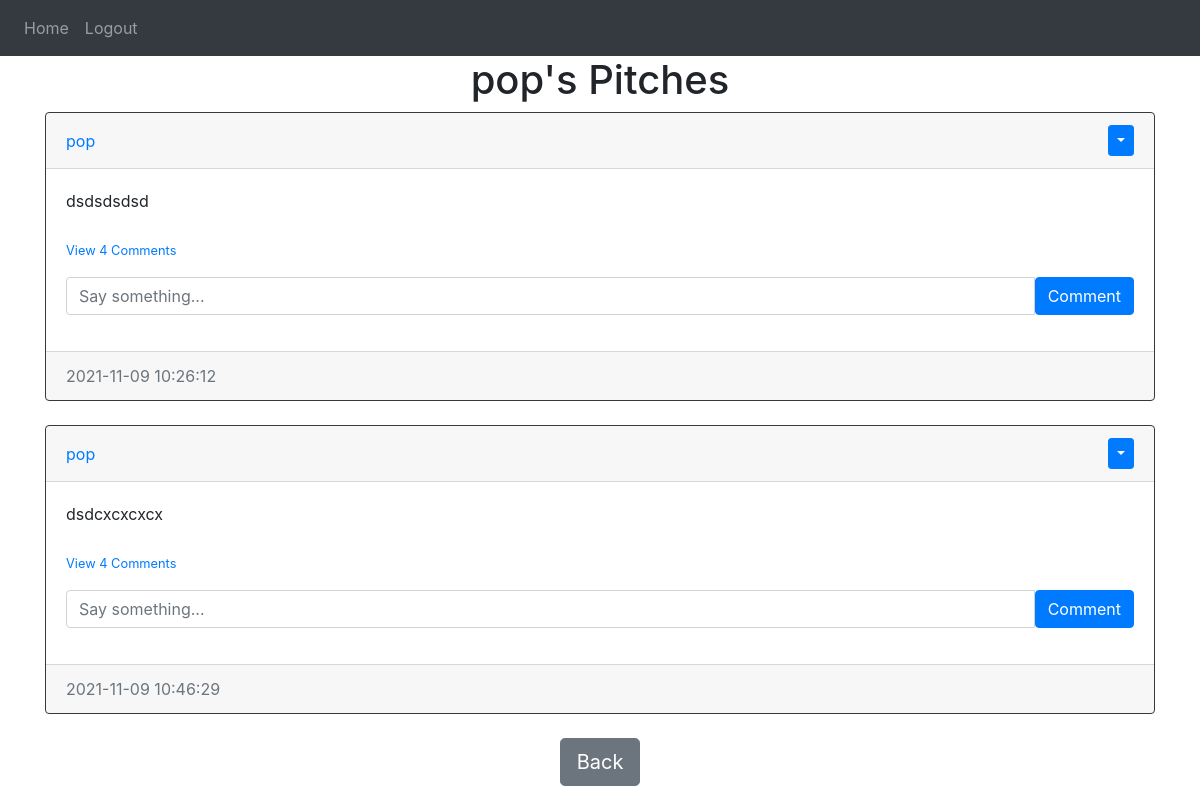
The page /pitches/pop (signed in) on the database its author committed.
### website/models.py (models this page shows)
class User(db.Model, UserMixin):
    id = db.Column(db.Integer, primary_key=True)
    email = db.Column(db.String(150), unique=True)
    username = db.Column(db.String(150), unique=True)
    password = db.Column(db.String(150))
    date_created = db.Column(db.DateTime(timezone=True), default=func.now())
    posts = db.relationship('Post', backref='user', passive_deletes=True)
    comments = db.relationship('Comment', backref='user', passive_deletes=True)

class Post(db.Model):
    id = db.Column(db.Integer, primary_key=True)
    text = db.Column(db.Text, nullable=False)
    date_created = db.Column(db.DateTime(timezone=True), default=func.now())
    author = db.Column(db.Integer, db.ForeignKey('user.id', ondelete="CASCADE"), nullable=False)
    comments = db.relationship('Comment', backref='post', passive_deletes=True)

### website/views.py (the view)
@views.route('/pitches/<username>')
@login_required
def pitches(username):
    user = User.query.filter_by(username=username).first()
    if not user:
        flash('No user with that username exists.', category='error')
        return redirect(url_for('views.home'))
    posts = user.posts
    return render_template('pitches.html',user=current_user,posts=posts,username=username)

### website/__init__.py (called while the page is built)
def create_app():
    app = Flask(__name__)
    app.config['SECRET_KEY'] = 'eowqiepowqipeoeoqwpeoiwpqoei'
    app.config['SQLALCHEMY_DATABASE_URI'] = f'sqlite:///{DB_NAME}'
    db.init_app(app)
    from .views import views
    from .auth import auth
    app.register_blueprint(views, url_prefix='/')
    app.register_blueprint(auth, url_prefix='/')
    from .models import User, Post,Comment
    login_manager =LoginManager()
    login_manager.login_view = 'auth.login'
    login_manager.init_app(app)
    @login_manager.user_loader
    def load_user(id):
        return User.query.get(int(id))
    create_database(app)
    return app

### website/templates/pitches.html (shortened to what this page needs)
{% extends 'pitch_div.html' %}
{% block header %}
{{username}}'s Pitches
{% endblock %}
{% block footer %}
<div align="center">
    <a href="/home"
      ><button type="button" class="btn btn-secondary btn-lg">Back</button></a
    >
  </div>
{% endblock %}

### website/templates/pitch_div.html (shortened to what this page needs)
{% extends 'base.html' %}
{% block content %}
<h1 align="center"> {% block header %}Pitches{% endblock %}</h1>
<div id="posts">
  {% for post in posts %}
  <div class="card border-dark">
    <div class="card-header d-flex justify-content-between align-items-center">
      <a href="/pitches/{{post.user.username}}">{{post.user.username}}</a>
      {% if user.id == post.author %}
      <div class="btn-group">
        <button class="btn btn-sm btn-primary dropdown-toggle" data-toggle="dropdown"></button>
      </div>
      {% endif %}
    </div>
    <div class="card-body">
      <div class="card-text">{{post.text}}</div>
      <br>
      <p class="card-text">
      {% if post.comments|length > 0 %}
      <a href="#comments-{{post.id}}" data-toggle="collapse" role="button">
        <small>View {{post.comments|length}} Comments </small>
      </a>
      {% else %}
      <small class="text-muted">No comments</small>
      {% endif %}
      </p>
      <form action="/create-comment/{{post.id}}" method="POST" class="input-group mb-3">
          <input type="text" id="text" name="text" class="form-control" placeholder="Say something...">
          <button type="submit" class="btn btn-primary">Comment</button>
      </form>
    </div>
    <div class="card-footer text-muted">{{post.date_created}}</div>
  </div>
  <br>
  {% endfor %}
</div>
{% block footer %}{% endblock %}
{% endblock %}

### website/templates/base.html (shortened to what this page needs)
<!DOCTYPE html>
<html>
  <head>
    <link
      rel="stylesheet"
      href="https://stackpath.bootstrapcdn.com/bootstrap/4.4.1/css/bootstrap.min.css"
    />
    <link
      rel="stylesheet"
      href="https://stackpath.bootstrapcdn.com/font-awesome/4.7.0/css/font-awesome.min.css"
    />
  </head>
  <body>
    <nav class="navbar navbar-expand-lg navbar-dark bg-dark">
      <div class="collapse navbar-collapse" id="navbar">
        <div class="navbar-nav">
          {% if user.is_authenticated %}
          <a class="nav-item nav-link" id="home" href="/">Home</a>
          <a class="nav-item nav-link" id="logout" href="/logout">Logout</a>
          {% else %}
          <a class="nav-item nav-link" id="login" href="/login">Login</a>
          <a class="nav-item nav-link" id="signUp" href="/sign-up">Sign Up</a>
          {% endif %}
        </div>
      </div>
    </nav>
    <div class="container">{% block content %} {% endblock %}</div>
  </body>
</html>

### rows shown on the page
User: username "pop"
Post: user.username "pop", text "dsdsdsdsd", comments|length "4", date_created "2021-11-09 10:26:12"
Post: user.username "pop", text "dsdcxcxcxcx", comments|length "4", date_created "2021-11-09 10:46:29"
